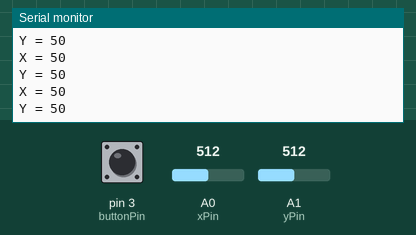
Simulated run of this sketch. Board: Arduino Uno, built with avr-gcc and run on an emulated ATmega328P. Shown: the last lines printed to the serial monitor. The inputs (shaded band) are chosen by the test bench; at power-on: pin 3 (buttonPin) LOW, A0 (xPin) = 512, A1 (yPin) = 512.

Above: at 1.3 s.
1.4 s: pin 3 (buttonPin) pulled HIGH for 0.6 s
At 2.2 s:
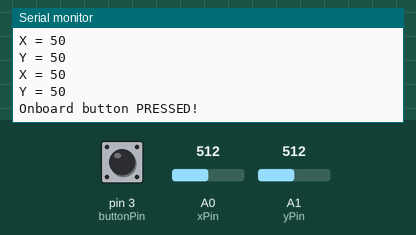
3.5 s: A0 (xPin) set to 716
At 4.12 s:
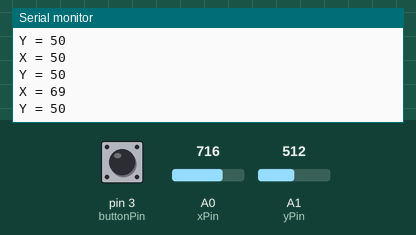
5.0 s: A1 (yPin) set to 716
At 5.62 s:
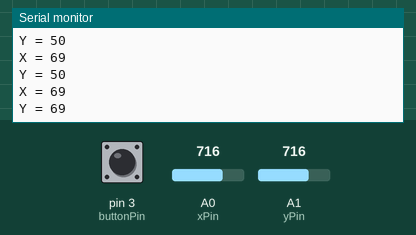
6.5 s: A0 (xPin) set to 900
At 6.62 s:
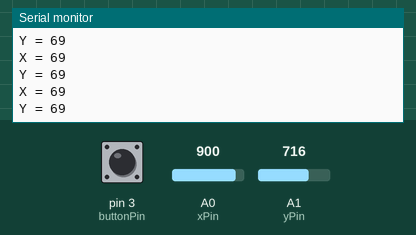
8.0 s: A1 (yPin) set to 900
At 8.12 s:
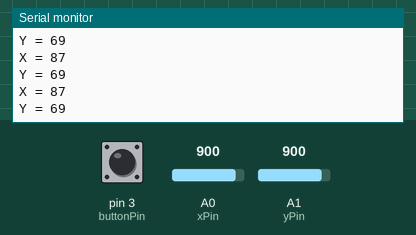
Timing chart, 0 to 10.5 s (numbered marks = the images above; inputs shaded):
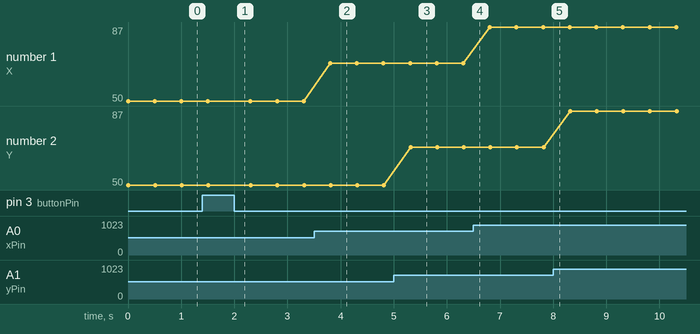

The sketch:

Basic_joystick_usage.ino
```cpp
const int xPin = A0;
const int yPin = A1;
const int buttonPin = 3;

void setup() {
  pinMode(xPin, INPUT);
  pinMode(yPin, INPUT);
  pinMode(buttonPin, INPUT);
  Serial.begin(9600);

}

void loop() {
  int xVal = map(analogRead(xPin), 0, 1023, 0, 100);
  int yVal = map(analogRead(yPin), 0, 1023, 0, 100);

  Serial.print("X = ");
  Serial.println(xVal);
  Serial.print("Y = ");
  Serial.println(yVal);

  if(digitalRead(buttonPin)!=0)
  {
    delay(300);
    Serial.println("Onboard button PRESSED!");
  }
  Serial.println();

  delay(500);

}
```

Measured:
- after the input at 1.4 s, the serial monitor: prints a new line after 0.40 s (image 1)
- after the input at 3.5 s, the serial monitor: prints a new line after 0.31 s (image 2)
- after the input at 5.0 s, the serial monitor: prints a new line after 0.32 s (image 3)
- plotted number 1: 50 → 69 after the input at 3.5 s, 69 → 87 after the input at 6.5 s
